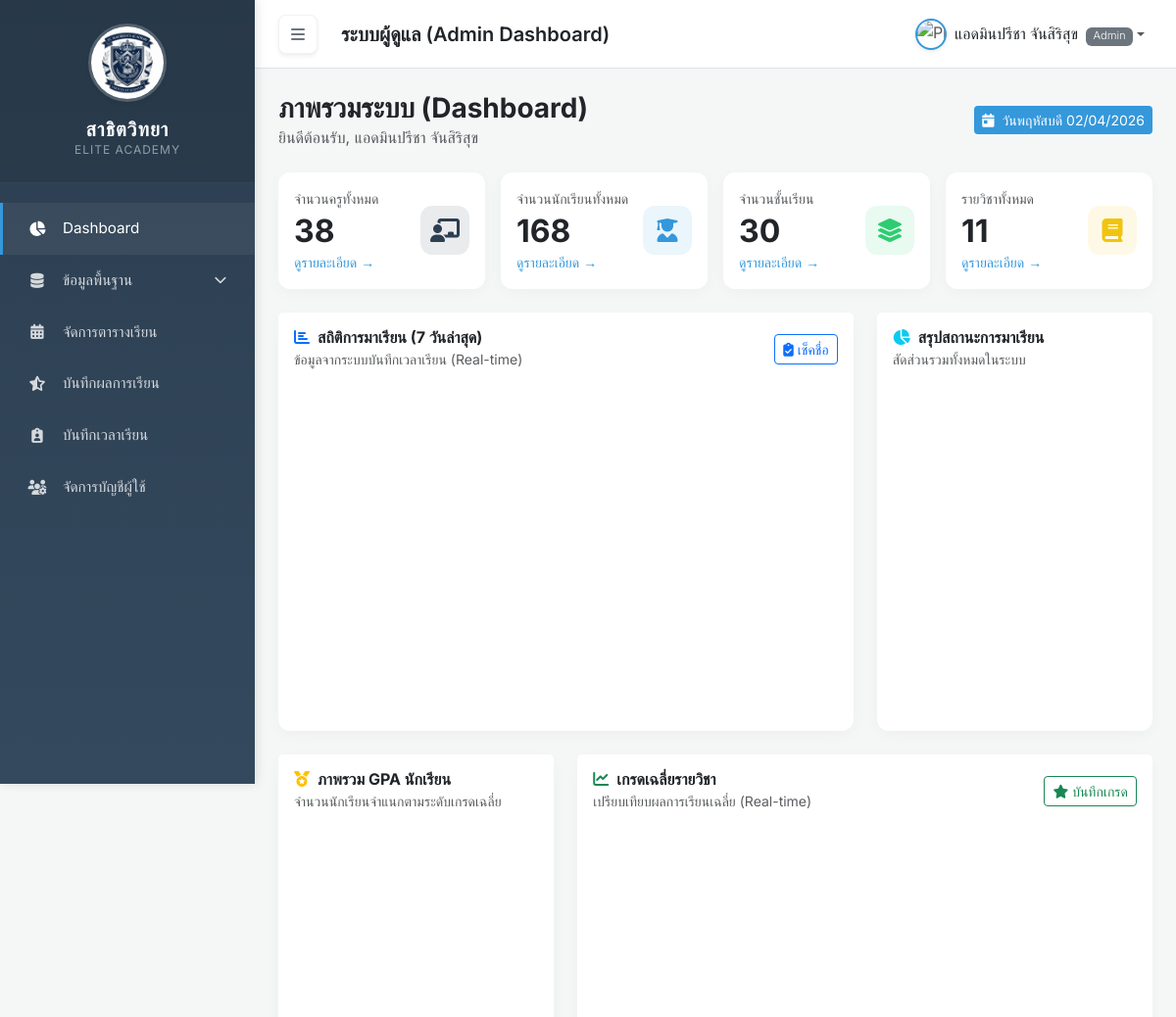
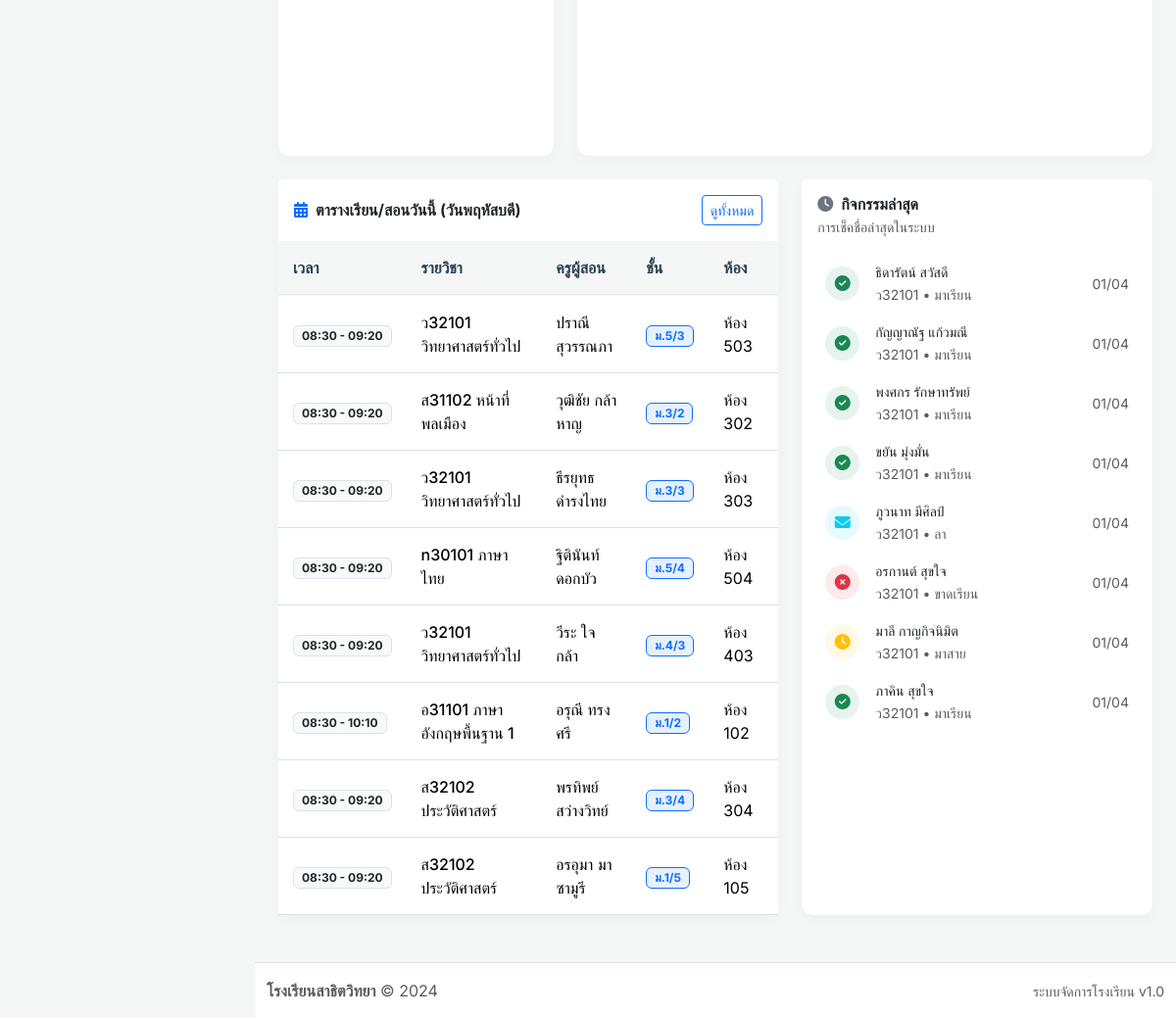
/index.php (signed in), run on the app's committed database (2 pictures, top to bottom).
### tables this page shows
CREATE TABLE `teaching_schedule` (
  `id` int(11) NOT NULL,
  `teacher_id` int(11) NOT NULL,
  `subject_id` int(11) NOT NULL,
  `classroom_id` int(11) NOT NULL,
  `class_id` int(11) DEFAULT NULL,
  `academic_year` varchar(10) NOT NULL,
  `semester` int(11) NOT NULL,
  `day_of_week` enum('Monday','Tuesday','Wednesday','Thursday','Friday','Saturday','Sunday') NOT NULL,
  `start_time` time NOT NULL,
  `end_time` time NOT NULL
);

CREATE TABLE `subjects` (
  `id` int(11) NOT NULL,
  `subject_code` varchar(20) NOT NULL,
  `name` varchar(150) NOT NULL,
  `credit` decimal(3,1) NOT NULL DEFAULT 1.0,
  `type` enum('core','elective') DEFAULT 'core'
);

CREATE TABLE `users` (
  `id` int(11) NOT NULL,
  `username` varchar(50) NOT NULL,
  `password` varchar(255) NOT NULL,
  `role` enum('admin','teacher','student') NOT NULL,
  `prefix` varchar(50) DEFAULT '',
  `first_name` varchar(100) NOT NULL,
  `last_name` varchar(100) NOT NULL,
  `status` enum('active','inactive') DEFAULT 'active',
  `profile_picture` varchar(255) DEFAULT NULL,
  `last_login` datetime DEFAULT NULL,
  `created_at` timestamp NOT NULL DEFAULT current_timestamp()
);

CREATE TABLE `classes` (
  `id` int(11) NOT NULL,
  `class_code` varchar(50) DEFAULT NULL,
  `level_name` varchar(50) NOT NULL
);

CREATE TABLE `classrooms` (
  `id` int(11) NOT NULL,
  `room_code` varchar(50) DEFAULT NULL,
  `room_number` varchar(50) DEFAULT NULL,
  `class_id` int(11) DEFAULT NULL,
  `room_name` varchar(50) NOT NULL
);

### index.php (the view, shortened to what the rows shown need)
<?php
include 'includes/header.php';
require_once 'includes/db.php';
$role = $_SESSION['role'];
$user_id = $_SESSION['user_id'];
if ($role === 'admin' || $role === 'teacher') {
    $num_teachers = $pdo->query("SELECT COUNT(*) FROM teachers")->fetchColumn();
    $num_students = $pdo->query("SELECT COUNT(*) FROM students")->fetchColumn();
    $num_classes = $pdo->query("SELECT COUNT(*) FROM classes")->fetchColumn();
    $num_subjects = $pdo->query("SELECT COUNT(*) FROM subjects")->fetchColumn();
    $dayOfWeek = date('l');
    $sqlSched = "
        SELECT ts.start_time, ts.end_time, s.subject_code, s.name as subject_name,
               cr.room_name, cl.level_name, u.first_name as t_fname, u.last_name as t_lname
        FROM teaching_schedule ts
        JOIN subjects s ON ts.subject_id = s.id
        LEFT JOIN classrooms cr ON ts.classroom_id = cr.id
        LEFT JOIN classes cl ON ts.class_id = cl.id
        JOIN teachers t ON ts.teacher_id = t.id
        JOIN users u ON t.user_id = u.id
        WHERE ts.day_of_week = :dow
    ";
    $sqlSched .= " ORDER BY ts.start_time ASC LIMIT 8";
    $stmtSched = $pdo->prepare($sqlSched);
    $stmtSched->bindParam(':dow', $dayOfWeek);
    $stmtSched->execute();
    $todaySchedules = $stmtSched->fetchAll();
} else if ($role === 'student') {
    $stmtStu = $pdo->prepare("
        SELECT st.id, st.class_id, cl.level_name
        FROM students st
        LEFT JOIN classes cl ON st.class_id = cl.id
        WHERE st.user_id = ?
    ");
    $stmtStu->execute([$user_id]);
    $stu = $stmtStu->fetch();
    $student_id = $stu ? $stu['id'] : 0;
    $dayOfWeek = date('l');
    $thaiDays = [
        'Sunday'=>'อาทิตย์','Monday'=>'จันทร์','Tuesday'=>'อังคาร',
        'Wednesday'=>'พุธ','Thursday'=>'พฤหัสบดี','Friday'=>'ศุกร์','Saturday'=>'เสาร์'
    ];
    $thaiDay = $thaiDays[$dayOfWeek] ?? $dayOfWeek;
    $stmtSched = $pdo->prepare("
        SELECT ts.start_time, ts.end_time, s.subject_code, s.name as subject_name,
               cr.room_name, cl.level_name, u.first_name as t_fname, u.last_name as t_lname
        FROM teaching_schedule ts
        JOIN subjects s ON ts.subject_id = s.id
        LEFT JOIN classrooms cr ON ts.classroom_id = cr.id
        LEFT JOIN classes cl ON ts.class_id = cl.id
        JOIN teachers t ON ts.teacher_id = t.id
        JOIN users u ON t.user_id = u.id
        WHERE ts.day_of_week = ? AND ts.class_id = ?
        ORDER BY ts.start_time ASC
    ");
    $stmtSched->execute([$dayOfWeek, $stu['class_id'] ?? 0]);
    $todaySchedules = $stmtSched->fetchAll();
    $stmtStats = $pdo->prepare("SELECT status, COUNT(*) as cnt FROM attendance_log WHERE student_id = ? GROUP BY status");
    $stmtStats->execute([$student_id]);
    $attStats = $stmtStats->fetchAll(PDO::FETCH_KEY_PAIR);
    $totalAtt = array_sum($attStats);
    $presentPct = $totalAtt > 0 ? round(((($attStats['present'] ?? 0) + ($attStats['late'] ?? 0)) / $totalAtt) * 100) : 0;
    $stmtGpa = $pdo->prepare("SELECT AVG(grade_level) as gpa FROM grades WHERE student_id = ? AND grade_level IS NOT NULL");
    $stmtGpa->execute([$student_id]);
    $gpaResult = $stmtGpa->fetch();
    $gpa = $gpaResult['gpa'] ? number_format($gpaResult['gpa'], 2) : '-';
}
?>
<?php if ($role === 'admin' || $role === 'teacher'): ?>
<div class="row g-3 mb-4">
    <div class="col-xl-3 col-md-6">
        <div class="card stat-card h-100 p-3 border-0 shadow-sm-light">
            <div class="d-flex justify-content-between align-items-center">
                <div>
                    <h2 class="fw-bold mb-0"><?= number_format($num_teachers) ?></h2>
                </div>
            </div>
        </div>
    </div>
    <div class="col-xl-3 col-md-6">
        <div class="card stat-card h-100 p-3 border-0 shadow-sm-light">
            <div class="d-flex justify-content-between align-items-center">
                <div>
                    <h2 class="fw-bold mb-0"><?= number_format($num_students) ?></h2>
                </div>
            </div>
        </div>
    </div>
    <div class="col-xl-3 col-md-6">
        <div class="card stat-card h-100 p-3 border-0 shadow-sm-light">
            <div class="d-flex justify-content-between align-items-center">
                <div>
                    <h2 class="fw-bold mb-0"><?= number_format($num_classes) ?></h2>
                </div>
            </div>
        </div>
    </div>
    <div class="col-xl-3 col-md-6">
        <div class="card stat-card h-100 p-3 border-0 shadow-sm-light">
            <div class="d-flex justify-content-between align-items-center">
                <div>
                    <h2 class="fw-bold mb-0"><?= number_format($num_subjects) ?></h2>
                </div>
            </div>
        </div>
    </div>
</div>
<div class="row g-4 mb-4">
    <div class="col-xl-7">
        <div class="card h-100 border-0 shadow-sm-light">
            <div class="card-body p-0">
                <div class="table-responsive">
                    <table class="table table-custom table-hover align-middle mb-0">
                        <thead>
                            <tr>
                                <th width="20%">เวลา</th>
                                <th width="30%">รายวิชา</th>
                                <th width="20%">ครูผู้สอน</th>
                                <th width="15%">ชั้น</th>
                                <th width="15%">ห้อง</th>
                            </tr>
                        </thead>
                        <tbody>
                            <?php if (!empty($todaySchedules)): ?>
                                <?php foreach ($todaySchedules as $sc): ?>
                                    <tr>
                                        <td>
                                            <span class="badge bg-light text-dark border px-2 py-1">
                                                <?= substr($sc['start_time'], 0, 5) ?> - <?= substr($sc['end_time'], 0, 5) ?>
                                            </span>
                                        </td>
                                        <td><span class="fw-medium"><?= htmlspecialchars($sc['subject_code'] . ' ' . $sc['subject_name']) ?></span></td>
                                        <td><?= htmlspecialchars($sc['t_fname'] . ' ' . $sc['t_lname']) ?></td>
                                        <td><span class="badge bg-primary bg-opacity-10 text-primary border border-primary px-2 py-1"><?= htmlspecialchars($sc['level_name'] ?? '-') ?></span></td>
                                        <td><?= htmlspecialchars($sc['room_name'] ?? '-') ?></td>
                                    </tr>
                                <?php endforeach; ?>
                            <?php endif; ?>
                        </tbody>
                    </table>
                </div>
            </div>
        </div>
    </div>
</div>
<?php endif; ?>
<?php include 'includes/footer.php'; ?>

### data on the page
teaching_schedule: start_time "08:30", end_time "09:20", subject.name "ว32101 วิทยาศาสตร์ทั่วไป", users.first_name+last_name "ปราณี สุวรรณภา", class.level_name "ม.5/3", classroom.room_name "ห้อง 503"
teaching_schedule: start_time "08:30", end_time "09:20", subject.name "ส31102 หน้าที่พลเมือง", users.first_name+last_name "วุฒิชัย กล้าหาญ", class.level_name "ม.3/2", classroom.room_name "ห้อง 302"
teaching_schedule: start_time "08:30", end_time "09:20", subject.name "ว32101 วิทยาศาสตร์ทั่วไป", users.first_name+last_name "ธีรยุทธ ดำรงไทย", class.level_name "ม.3/3", classroom.room_name "ห้อง 303"
teaching_schedule: start_time "08:30", end_time "09:20", subject.name "n30101 ภาษาไทย", users.first_name+last_name "ฐิตินันท์ ดอกบัว", class.level_name "ม.5/4", classroom.room_name "ห้อง 504"
teaching_schedule: start_time "08:30", end_time "09:20", subject.name "ว32101 วิทยาศาสตร์ทั่วไป", users.first_name+last_name "วีระ ใจกล้า", class.level_name "ม.4/3", classroom.room_name "ห้อง 403"
teaching_schedule: start_time "08:30", end_time "10:10", subject.name "อ31101 ภาษาอังกฤษพื้นฐาน 1", users.first_name+last_name "อรุณี ทรงศรี", class.level_name "ม.1/2", classroom.room_name "ห้อง 102"
teaching_schedule: start_time "08:30", end_time "09:20", subject.name "ส32102 ประวัติศาสตร์", users.first_name+last_name "พรทิพย์ สว่างวิทย์", class.level_name "ม.3/4", classroom.room_name "ห้อง 304"
teaching_schedule: start_time "08:30", end_time "09:20", subject.name "ส32102 ประวัติศาสตร์", users.first_name+last_name "อรอุมา มาซามูรี", class.level_name "ม.1/5", classroom.room_name "ห้อง 105"

### other printed values
$_SESSION['full_name'] "แอดมินปรีชา จันสิริสุข"
$_SESSION['role'] "Admin"
$num_teachers "38"
$num_students "168"
$num_classes "30"
$num_subjects "11"
$act['first_name'] . ' ' . $act['last_name'] "ธิดารัตน์ สวัสดี"
$act['subject_code'] "ว32101"
$statusText "มาเรียน"
date('d/m', strtotime($act['date'])) "01/04"
$act['first_name'] . ' ' . $act['last_name'] "กัญญาณัฐ แก้วมณี"
$act['first_name'] . ' ' . $act['last_name'] "พงศกร รักษาทรัพย์"
$act['first_name'] . ' ' . $act['last_name'] "ขยัน มุ่งมั่น"
$act['first_name'] . ' ' . $act['last_name'] "ภูวนาท มีศิลป์"
$statusText "ลา"
